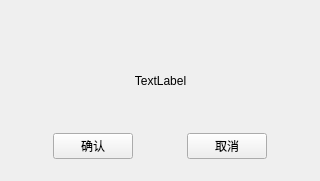
<?xml version="1.0" encoding="UTF-8"?>
<ui version="4.0">
 <class>InformMsgbox</class>
 <widget class="QWidget" name="InformMsgbox">
  <property name="geometry">
   <rect>
    <x>0</x>
    <y>0</y>
    <width>320</width>
    <height>181</height>
   </rect>
  </property>
  <property name="windowTitle">
   <string>Form</string>
  </property>
  <layout class="QVBoxLayout" name="verticalLayout_2">
   <property name="spacing">
    <number>0</number>
   </property>
   <property name="leftMargin">
    <number>0</number>
   </property>
   <property name="topMargin">
    <number>0</number>
   </property>
   <property name="rightMargin">
    <number>0</number>
   </property>
   <property name="bottomMargin">
    <number>0</number>
   </property>
   <item>
    <layout class="QVBoxLayout" name="verticalLayout" stretch="60,26,34,30,20">
     <item>
      <spacer name="verticalSpacer">
       <property name="orientation">
        <enum>Qt::Vertical</enum>
       </property>
       <property name="sizeHint" stdset="0">
        <size>
         <width>20</width>
         <height>18</height>
        </size>
       </property>
      </spacer>
     </item>
     <item>
      <layout class="QHBoxLayout" name="horizontalLayout" stretch="90,141,89">
       <item>
        <spacer name="horizontalSpacer">
         <property name="orientation">
          <enum>Qt::Horizontal</enum>
         </property>
         <property name="sizeHint" stdset="0">
          <size>
           <width>40</width>
           <height>20</height>
          </size>
         </property>
        </spacer>
       </item>
       <item>
        <widget class="QLabel" name="content_label">
         <property name="text">
          <string>TextLabel</string>
         </property>
         <property name="alignment">
          <set>Qt::AlignCenter</set>
         </property>
        </widget>
       </item>
       <item>
        <spacer name="horizontalSpacer_2">
         <property name="orientation">
          <enum>Qt::Horizontal</enum>
         </property>
         <property name="sizeHint" stdset="0">
          <size>
           <width>40</width>
           <height>20</height>
          </size>
         </property>
        </spacer>
       </item>
      </layout>
     </item>
     <item>
      <spacer name="verticalSpacer_2">
       <property name="orientation">
        <enum>Qt::Vertical</enum>
       </property>
       <property name="sizeHint" stdset="0">
        <size>
         <width>20</width>
         <height>18</height>
        </size>
       </property>
      </spacer>
     </item>
     <item>
      <layout class="QHBoxLayout" name="horizontalLayout_2" stretch="0,0,0,0,0">
       <item>
        <spacer name="horizontalSpacer_3">
         <property name="orientation">
          <enum>Qt::Horizontal</enum>
         </property>
         <property name="sizeHint" stdset="0">
          <size>
           <width>40</width>
           <height>20</height>
          </size>
         </property>
        </spacer>
       </item>
       <item>
        <widget class="QPushButton" name="confirm_btn">
         <property name="text">
          <string>确认</string>
         </property>
        </widget>
       </item>
       <item>
        <spacer name="betweenBtnSpacer">
         <property name="orientation">
          <enum>Qt::Horizontal</enum>
         </property>
         <property name="sizeHint" stdset="0">
          <size>
           <width>40</width>
           <height>20</height>
          </size>
         </property>
        </spacer>
       </item>
       <item>
        <widget class="QPushButton" name="cancel_btn">
         <property name="text">
          <string>取消</string>
         </property>
        </widget>
       </item>
       <item>
        <spacer name="horizontalSpacer_4">
         <property name="orientation">
          <enum>Qt::Horizontal</enum>
         </property>
         <property name="sizeHint" stdset="0">
          <size>
           <width>40</width>
           <height>20</height>
          </size>
         </property>
        </spacer>
       </item>
      </layout>
     </item>
     <item>
      <spacer name="verticalSpacer_3">
       <property name="orientation">
        <enum>Qt::Vertical</enum>
       </property>
       <property name="sizeHint" stdset="0">
        <size>
         <width>20</width>
         <height>18</height>
        </size>
       </property>
      </spacer>
     </item>
    </layout>
   </item>
  </layout>
 </widget>
 <resources/>
 <connections/>
</ui>
